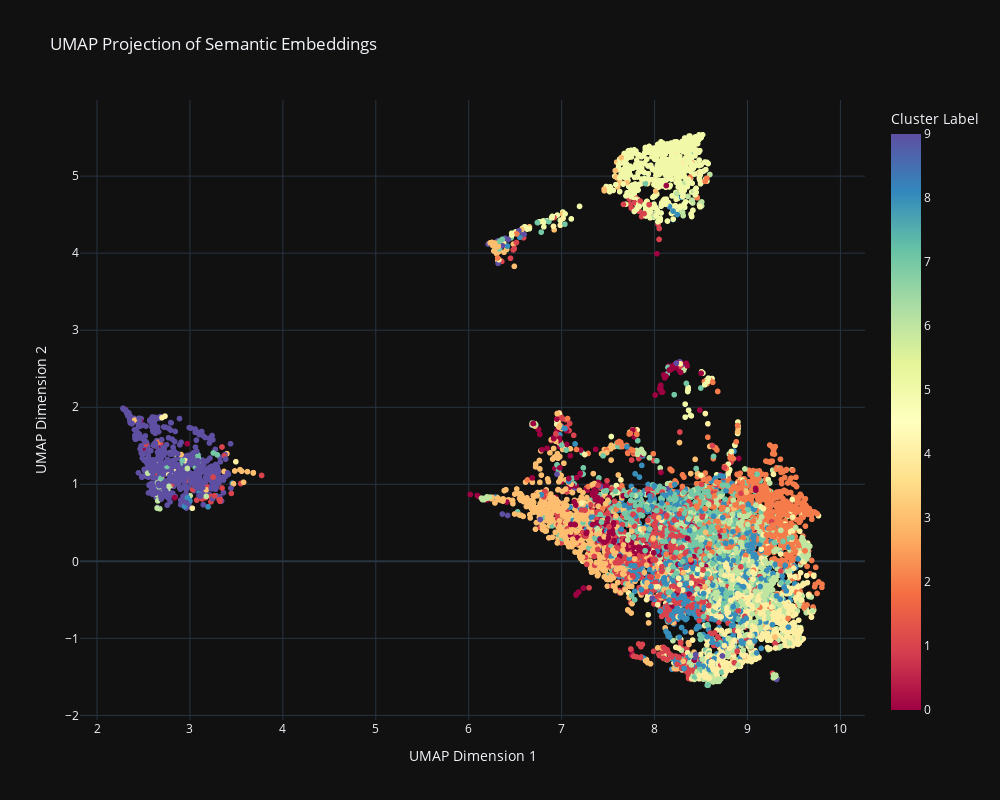

Source (notebook cell):
### Markdown cell above
UMAP efficiently reduces the high-dimensional embeddings to a lower-dimensional space (2D or 3D) for visualization, preserving the local and global structure of the data. This aids in understanding the intrinsic geometric relationships between points (documents). KMeans clustering identifies natural groupings within the embeddings. These clusters can signify papers with similar topics, research areas, or semantic content, offering insights into the dataset's inherent structure.

### Code cell
from eval import analyze_embeddings
abstract_embeddings_np = abstract_embeddings.cpu().detach().numpy().astype(np.float32) 
analyze_embeddings(embeddings=abstract_embeddings_np, n_neighbors=5, min_dist=0.1, n_components=10, num_clusters=10)#, random_state=123)

### Figure 1 — Plotly figure (JSON) as saved in the notebook; plotly's stock layout.template omitted (floating-point values rounded to 4 significant figures; data arrays with more than 128 entries replaced by an {"elided": "..."} marker saying what was removed)
{"data": [{"hovertemplate": "x=%{x}<br>y=%{y}<br>Cluster Label=%{marker.color}<extra></extra>", "legendgroup": "", "marker": {"color": {"elided": "10000 int values"}, "coloraxis": "coloraxis", "symbol": "circle"}, "mode": "markers", "name": "", "showlegend": false, "type": "scattergl", "x": {"elided": "10000 float values"}, "xaxis": "x", "y": {"elided": "10000 float values"}, "yaxis": "y"}], "layout": {"coloraxis": {"colorbar": {"title": {"text": "Cluster Label"}}, "colorscale": [[0, "#9e0142"], [0.1, "#d53e4f"], [0.2, "#f46d43"], [0.3, "#fdae61"], [0.4, "#fee08b"], [0.5, "#ffffbf"], [0.6, "#e6f598"], [0.7, "#abdda4"], [0.8, "#66c2a5"], [0.9, "#3288bd"], [1, "#5e4fa2"]]}, "height": 800, "legend": {"tracegroupgap": 0}, "title": {"text": "UMAP Projection of Semantic Embeddings"}, "width": 1000, "xaxis": {"anchor": "y", "domain": [0, 1], "title": {"text": "UMAP Dimension 1"}}, "yaxis": {"anchor": "x", "domain": [0, 1], "title": {"text": "UMAP Dimension 2"}}}}
